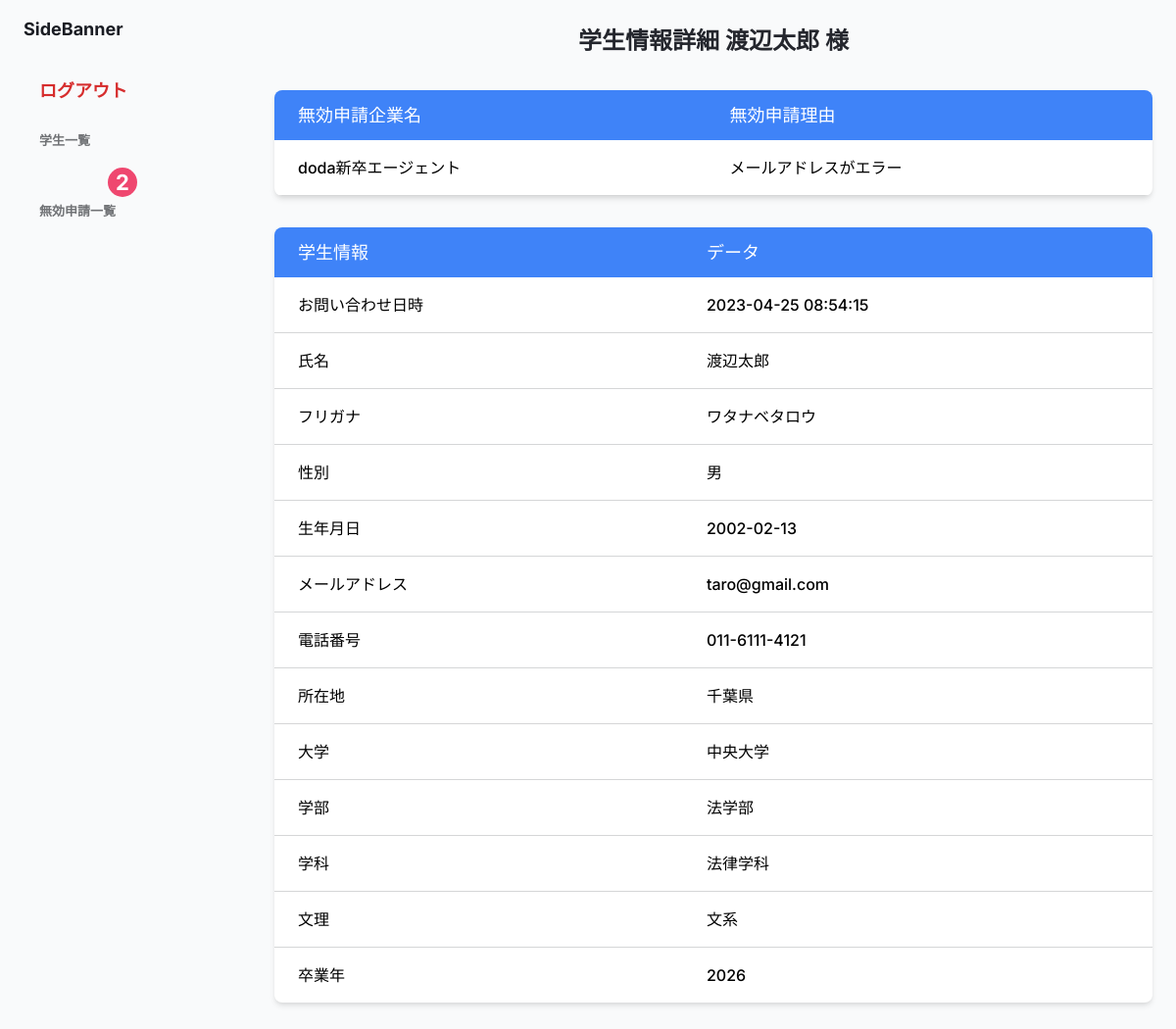
The app's page /src/agent/agent_invalid_student_disp.php?id=6 (signed in) with its own data.
### tables this page shows
CREATE TABLE users (
  id INT AUTO_INCREMENT PRIMARY KEY,
  name VARCHAR(255) NOT NULL,
  hurigana VARCHAR(255) NOT NULL,
  sex VARCHAR(255) NOT NULL,
  birthday VARCHAR(255) NOT NULL,
  college VARCHAR(255) NOT NULL,
  faculty VARCHAR(255) NOT NULL,
  department VARCHAR(255) NOT NULL,
  division VARCHAR(255) NOT NULL,
  grad_year VARCHAR(255) NOT NULL,
  prefecture VARCHAR(255) NOT NULL,
  mail VARCHAR(255) NOT NULL,
  phone VARCHAR(255) NOT NULL,
  created_at DATETIME DEFAULT CURRENT_TIMESTAMP,
  updated_at DATETIME DEFAULT CURRENT_TIMESTAMP ON UPDATE CURRENT_TIMESTAMP,
   
  is_valid boolean default true
) CHARSET=utf8;

CREATE TABLE invalid_reason(
  id INT NOT NULL AUTO_INCREMENT PRIMARY KEY,
  user_id INT NOT NULL,
  client_id INT NOT NULL,
  reason VARCHAR(255) NOT NULL
);

CREATE TABLE clients(
  client_id INT AUTO_INCREMENT PRIMARY KEY,
  agent_name VARCHAR(255) NOT NULL,
  service_name VARCHAR(255) NOT NULL,
  catchphrase VARCHAR(255) NOT NULL,
  recommend_point1 VARCHAR(255) ,
  recommend_point2 VARCHAR(255) ,
  recommend_point3 VARCHAR(255) ,
  started_at date DEFAULT NULL,
  ended_at date DEFAULT NULL,
  logo_img VARCHAR(255) NOT NULL,
  updated_at DATETIME DEFAULT CURRENT_TIMESTAMP ON UPDATE CURRENT_TIMESTAMP,
  is_valid boolean default true,
  exist int default false,
  publication_num INT,
  homepage VARCHAR(255)
) CHARSET=utf8;

### src/agent/agent_invalid_count.php (called while the page is built, shortened)
<?php
$pdo = Database::get();
$sql = "SELECT COUNT(*) FROM users INNER JOIN user_register_client AS relation ON users.id = relation.user_id WHERE relation.valid = 1 AND relation.client_id = :id ORDER BY updated_at DESC";
$stmt = $pdo->prepare($sql);
$stmt->bindValue(":id", $_SESSION["id"]);
$stmt->execute();
$count= $stmt->fetch();
?>

### src/agent/agent_invalid_student_disp.php (the view, shortened to what this page needs)
<?php
require_once(dirname(__FILE__) . '/agent_invalid_count.php');
$pdo = Database::get();
$sql = "SELECT * FROM users WHERE id = :id ";
$stmt = $pdo->prepare($sql);
$stmt->bindValue(":id", $_REQUEST["id"]);
$stmt->execute();
$user = $stmt->fetch();
$sql2 = "SELECT service_name , reason.reason FROM clients INNER JOIN invalid_reason AS reason ON reason.client_id = clients.client_id WHERE clients.client_id=:id AND reason.user_id=:ui";
$stmt2 = $pdo->prepare($sql2);
$stmt2->bindValue(":ui", $_REQUEST["id"]);
$stmt2->bindValue(":id", $_SESSION["id"]);
$stmt2->execute();
$invalid_agents = $stmt2->fetch();
?>
<!DOCTYPE html>
<html lang="ja">
<head>
  <link rel="stylesheet" href="../../vendor/tailwind/tailwind.output.css">
  <link rel="stylesheet" href="../../admin/admin.css">
  <link rel="stylesheet" href="../user/assets/styles/boozer.css">
  <link rel="stylesheet" href="../user/assets/styles/badge.css">
</head>
<body>
  <div class="flex h-screen bg-gray-50" :class="{ 'overflow-hidden': isSideMenuOpen}">
    <aside class="z-20 flex-shrink-0 hidden w-64 overflow-y-auto bg-slate-500 md:block">
      <div class="py-4 text-gray-500">
        <a class="ml-6 text-lg font-bold text-gray-800 " href="#">
          SideBanner
        </a>
        <ul class="mt-6">
        <li class="relative px-6 py-3">
            <a class="logout inline-flex items-center w-full text-sm font-semibold transition-colors duration-150 hover:text-blue-500" href="../agent/agent_auth/agent_logout.php">
              <span class="ml-4">ログアウト</span>
            </a>
          </li>
          <li class="relative px-6 py-3">
            <a class="inline-flex items-center w-full text-sm font-semibold transition-colors duration-150 hover:text-gray-800" href="agent_boozer.php">
              <span class="ml-4">学生一覧</span>
            </a>
          </li>
          <li class="relative px-6 py-3">
            <div class="notifier new">
              <div class="badge num"><?= $count[0] ?></div>
            </div>
            <a class="inline-flex items-center w-full text-sm font-semibold transition-colors duration-150 hover:text-gray-800" href="http://localhost:8080/agent/agent_invalid_student.php">
              <span class="ml-4">無効申請一覧</span>
            </a>
          </li>
        </ul>
      </div>
    </aside>
    <div class="flex flex-col flex-1 w-full">
      <main class="h-full pb-16 overflow-y-auto">
        <h1 class="my-6 text-2xl font-semibold text-gray-700 text-center">学生情報詳細 <?= $user["name"] ?> 様</h1>
        <div class="my-8 flex justify-center">
          <table class="w-full mx-8 max-w-4xl bg-white shadow-md rounded-lg overflow-hidden">
            <thead class="bg-blue-500 text-white">
              <tr>
                <th scope="col" class="px-6 py-3 text-left text-lg  font-medium uppercase tracking-wider">
                  無効申請企業名
                </th>
                <th scope="col" class="px-6 py-3 text-left text-lg font-medium uppercase tracking-wider">
                  無効申請理由
                </th>
              </tr>
            </thead>
            <tbody class="divide-y divide-gray-200">
              <tr>
                <td class="px-6 py-4 whitespace-nowrap">
                  <div class="text-ms font-medium text-gray-900">
                    <?= $invalid_agents["service_name"] ?>
                  </div>
                </td>
                <td class="px-6 py-4 whitespace-nowrap">
                  <div class="text-ms font-medium text-gray-900">
                    <?= $invalid_agents["reason"] ?>
                  </div>
                </td>
              </tr>
            </tbody>
          </table>
        </div>
        <div class="flex justify-center">
          <table class="w-full mx-8 max-w-4xl bg-white shadow-md rounded-lg overflow-hidden">
            <thead class="bg-blue-500 text-white">
              <tr>
                <th scope="col" class="px-6 py-3 text-left text-lg  font-medium uppercase tracking-wider">
                  学生情報
                </th>
                <th scope="col" class="px-6 py-3 text-left text-lg font-medium uppercase tracking-wider">
                  データ
                </th>
              </tr>
            </thead>
            <tbody class="divide-y divide-gray-200">
              <tr>
                <td class="px-6 py-4 whitespace-nowrap">
                  <div class="text-ms font-medium text-gray-900">
                    お問い合わせ日時
                  </div>
                </td>
                <td class="px-6 py-4 whitespace-nowrap">
                  <div class="text-ms font-medium text-gray-900">
                    <?= $user["created_at"] ?>
                  </div>
                </td>
              </tr>
              <tr>
                <td class="px-6 py-4 whitespace-nowrap">
                  <div class="text-ms font-medium text-gray-900">
                    氏名
                  </div>
                </td>
                <td class="px-6 py-4 whitespace-nowrap">
                  <div class="text-ms font-medium text-gray-900">
                    <?= $user["name"] ?>
                  </div>
                </td>
              </tr>
              <tr>
                <td class="px-6 py-4 whitespace-nowrap">
                  <div class="text-ms font-medium text-gray-900">
                    フリガナ
                  </div>
                </td>
                <td class="px-6 py-4 whitespace-nowrap">
                  <div class="text-ms font-medium text-gray-900">
                    <?= $user["hurigana"] ?>
                  </div>
                </td>
              </tr>
              <tr>
                <td class="px-6 py-4 whitespace-nowrap">
                  <div class="text-ms font-medium text-gray-900">
                    性別
                  </div>
                </td>
                <td class="px-6 py-4 whitespace-nowrap">
                  <div class="text-ms font-medium text-gray-900">
                    <?= $user["sex"] ?>
                  </div>
                </td>
              </tr>
              <tr>
                <td class="px-6 py-4 whitespace-nowrap">
                  <div class="text-ms font-medium text-gray-900">
                    生年月日
                  </div>
                </td>
                <td class="px-6 py-4 whitespace-nowrap">
                  <div class="text-ms font-medium text-gray-900">
                    <?= $user["birthday"] ?>
                  </div>
                </td>
              </tr>
              <tr>
                <td class="px-6 py-4 whitespace-nowrap">
                  <div class="text-ms font-medium text-gray-900">
                    メールアドレス
                  </div>
                </td>
                <td class="px-6 py-4 whitespace-nowrap">
                  <div class="text-ms font-medium text-gray-900">
                    <?= $user["mail"] ?>
                  </div>
                </td>
              </tr>
              <tr>
                <td class="px-6 py-4 whitespace-nowrap">
                  <div class="text-ms font-medium text-gray-900">
                    電話番号
                  </div>
                </td>
                <td class="px-6 py-4 whitespace-nowrap">
                  <div class="text-ms font-medium text-gray-900">
                    <?= $user["phone"] ?>
                  </div>
                </td>
              </tr>
              <tr>
                <td class="px-6 py-4 whitespace-nowrap">
                  <div class="text-ms font-medium text-gray-900">
                    所在地
                  </div>
                </td>
                <td class="px-6 py-4 whitespace-nowrap">
                  <div class="text-ms font-medium text-gray-900">
                    <?= $user["prefecture"] ?>
                  </div>
                </td>
              </tr>
              <tr>
                <td class="px-6 py-4 whitespace-nowrap">
                  <div class="text-ms font-medium text-gray-900">
                    大学
                  </div>
                </td>
                <td class="px-6 py-4 whitespace-nowrap">
                  <div class="text-ms font-medium text-gray-900">
                    <?= $user["college"] ?>
                  </div>
                </td>
              </tr>
              <tr>
                <td class="px-6 py-4 whitespace-nowrap">
                  <div class="text-ms font-medium text-gray-900">
                    学部
                  </div>
                </td>
                <td class="px-6 py-4 whitespace-nowrap">
                  <div class="text-ms font-medium text-gray-900">
                    <?= $user["faculty"] ?>
                  </div>
                </td>
              </tr>
              <tr>
                <td class="px-6 py-4 whitespace-nowrap">
                  <div class="text-ms font-medium text-gray-900">
                    学科
                  </div>
                </td>
                <td class="px-6 py-4 whitespace-nowrap">
                  <div class="text-ms font-medium text-gray-900">
                    <?= $user["department"] ?>
                  </div>
                </td>
              </tr>
              <tr>
                <td class="px-6 py-4 whitespace-nowrap">
                  <div class="text-ms font-medium text-gray-900">
                    文理
                  </div>
                </td>
                <td class="px-6 py-4 whitespace-nowrap">
                  <div class="text-ms font-medium text-gray-900">
                    <?= $user["division"] ?>
                  </div>
                </td>
              </tr>
              <tr>
                <td class="px-6 py-4 whitespace-nowrap">
                  <div class="text-ms font-medium text-gray-900">
                    卒業年
                  </div>
                </td>
                <td class="px-6 py-4 whitespace-nowrap">
                  <div class="text-ms font-medium text-gray-900">
                    <?= $user["grad_year"] ?>
                  </div>
                </td>
              </tr>
            </tbody>
          </table>
        </div>
      </main>
    </div>
  </div>
</body>
</body>
</html>

### src/admin/admin.css (style rules this page uses)
.py-4 { padding-right: 100px; }

### src/user/assets/styles/boozer.css (style rules this page uses)
.inline-flex { display: inline-flex; }
.items-center { align-items: center; }
.w-full { width: 100%; }
.text-sm { font-size: small; }
.font-semibold { font-weight: 600; }
.transition-colors { transition-property: color; transition-duration: 150ms; }
.logout { color: rgb(214, 45, 45); font-weight: bold; font-size: large; }

### src/user/assets/styles/badge.css (style rules this page uses)
.notifier { display: inline-block; margin-right: 20px; }
.badge { width:30px; position: absolute; top: 5px; left: 110px; background: #EF476F; padding: 0 5px; height: 22px; border-radius: 11px; font-size: 14px; line-height: 22px; white-space: nowrap; height:30px; border-radius: 50%; }
.num { color: #fff; font-weight: bold; font-size: 22px; padding-left:8px; padding-top:4px; }
.notifier.new .badge { animation: pulse 2s; animation-iteration-count: infinite }

### records on screen
users: name "渡辺太郎", created_at "2023-04-25 08:54:15", hurigana "ワタナベタロウ", sex "男", birthday "2002-02-13", mail "taro@gmail.com", phone "011-6111-4121", prefecture "千葉県", college "中央大学", faculty "法学部", department "法律学科", division "文系", grad_year "2026"
invalid_reason: client.service_name "doda新卒エージェント", reason "メールアドレスがエラー"

### other values on screen
$count[0] "2"
